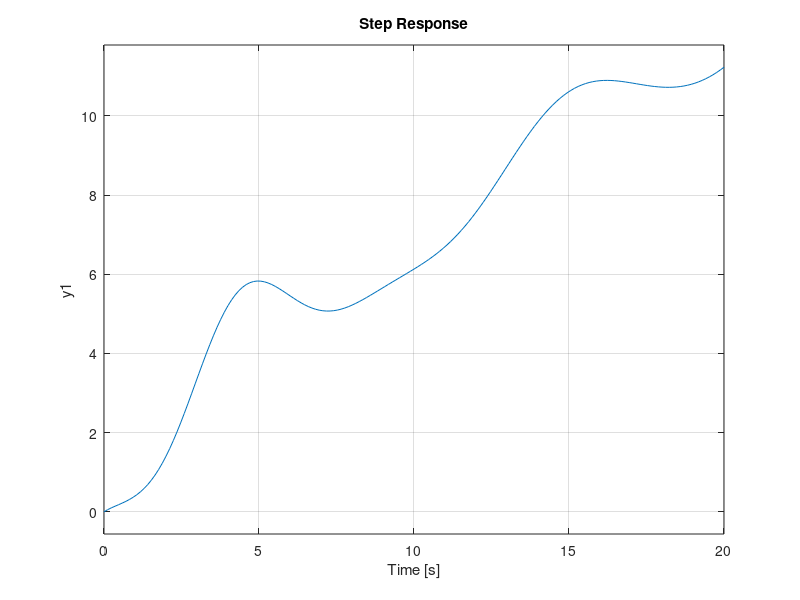

The MATLAB script that drew this image:
H1 = tf(4,[10,0,4]);
H2 = tf(3,[6,16]);
H3 = tf([4,10],[4,9,5,0]);
H4 = tf(1,[7,10]);
H5 = tf([8,8],[1,2,3,0]);
H6 = tf([3,2],[5,7,10]);

A1 = feedback(H3,1)
A2 = parallel(H4,H5)

A = series(A1,A2)
A_final = series(A,H6)

pre_final = parallel(H1,H2)
final = parallel(pre_final,A_final)

step(final)